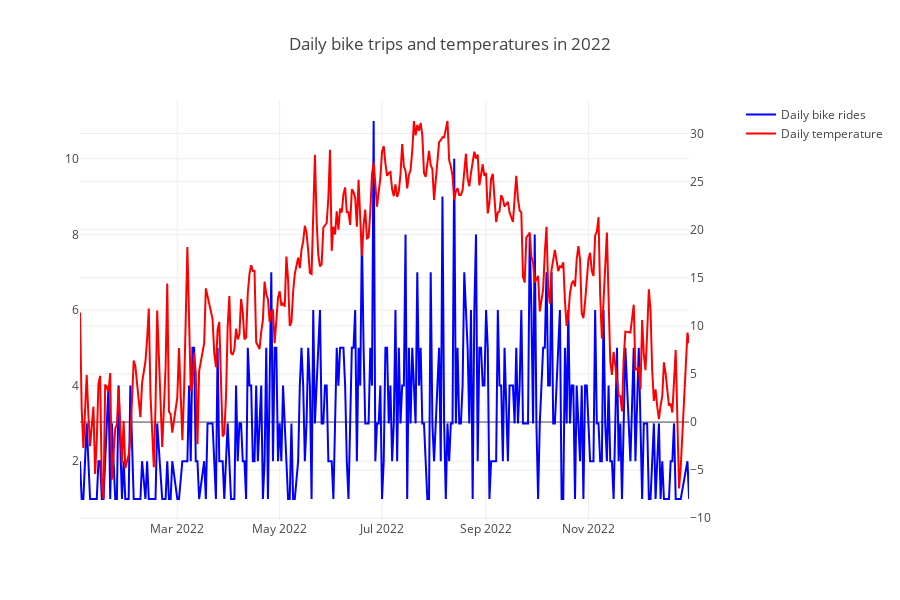

The code cell stored with this chart in its notebook:
### Code cell
fig_2.update_layout(
    title = 'Daily bike trips and temperatures in 2022',
    height = 600
)

### Figure 1 — Plotly figure (JSON) as saved in the notebook; plotly's stock layout.template omitted (floating-point values rounded to 4 significant figures; data arrays with more than 128 entries replaced by an {"elided": "..."} marker saying what was removed)
{"data": [{"marker": {"color": "blue"}, "name": "Daily bike rides", "type": "scatter", "x": {"elided": "1000 str values"}, "xaxis": "x", "y": {"elided": "1000 int values"}, "yaxis": "y"}, {"marker": {"color": "red"}, "name": "Daily temperature", "type": "scatter", "x": {"elided": "1000 str values"}, "xaxis": "x", "y": {"elided": "1000 float values"}, "yaxis": "y2"}], "layout": {"height": 600, "title": {"text": "Daily bike trips and temperatures in 2022"}, "xaxis": {"anchor": "y", "domain": [0, 0.94]}, "yaxis": {"anchor": "x", "domain": [0, 1]}, "yaxis2": {"anchor": "x", "overlaying": "y", "side": "right"}}}
